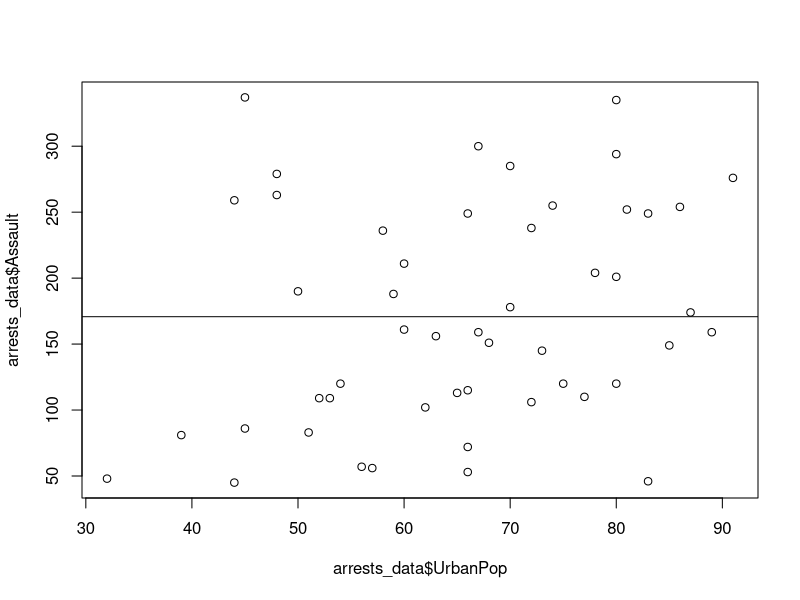
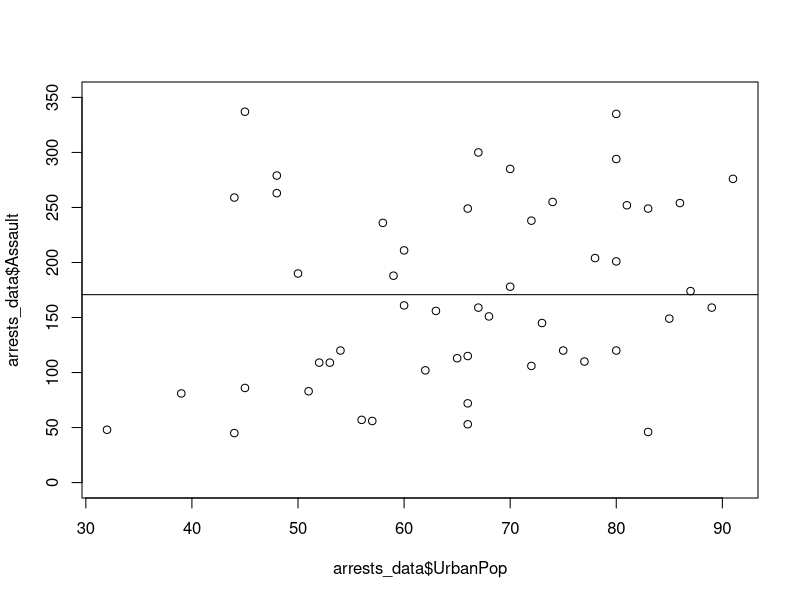

These charts were generated, in order, by the following R code:
## ---- chunk 1

arrests_data <- USArrests[2:3]
     
## ---- chunk 2

#get the first 6 rows of the data
head(arrests_data)

## ---- chunk 3
#get the mean for both variables and store the means in objects
mean_assault_arrests <- mean(arrests_data$Assault)
mean_urban_population <- mean(arrests_data$UrbanPop)

#print the means to the screen
mean_assault_arrests
mean_urban_population
## ---- chunk 4

#get the medians and store as objects
median_assault_arrests <- median(arrests_data$Assault)
median_urban_population <- median(arrests_data$UrbanPop)

## ---- chunk 5

plot(arrests_data$UrbanPop,arrests_data$Assault)
abline(h = mean_assault_arrests)

## ---- chunk 6

plot(arrests_data$UrbanPop,arrests_data$Assault, ylim = c(0,350))
abline(h = mean_assault_arrests)

## ---- chunk 7

simple_data <- c(5,15)

#The two data points called from simple_data
point1 <- simple_data[1]
#outputs the text Point 1
cat('Point 1')
point1
point2 <- simple_data[2]

#Outputs the text Point 2
cat('Point 2')
point2

#Outputs the separator (sep = ) line break or enter (\n)
cat(sep = "\n")

#the mean
simple_mean <- mean(simple_data)

#Outputs the text The mean
cat('The mean')
simple_mean 

## ---- chunk 8

point1_dist <- simple_data[1] - simple_mean

cat('Distance 1')
point1_dist

point2_dist <- simple_data[2] - simple_mean

cat('Distance 2')
point2_dist

## ---- chunk 9
total_variation <- point1_dist + point2_dist

cat('The variation is:')
total_variation
## ---- chunk 10

squared_1 <- point1_dist^2
squared_1

squared_2 <- point2_dist^2
squared_2

## ---- chunk 11

total_variation <- squared_1 + squared_2

cat('Total variation is:')
total_variation

## ---- chunk 12
simple_variance <- (squared_1 + squared_2)/2

cat('The variance:')
simple_variance

#This is the population variance
#R actually computes the sample variance
#To convert the two we can multiply times (n-1)/n
#In this case, n = 2

simple_variance_check <- var(simple_data) * (2-1)/2
cat('Checking with R')
simple_variance_check
## ---- chunk 13

simple_standard_deviation <- sqrt(simple_variance)

cat('Standard deviation is:')
simple_standard_deviation

simple_sd_check <- sqrt(simple_variance_check)
cat('Checking with R:')
simple_sd_check

